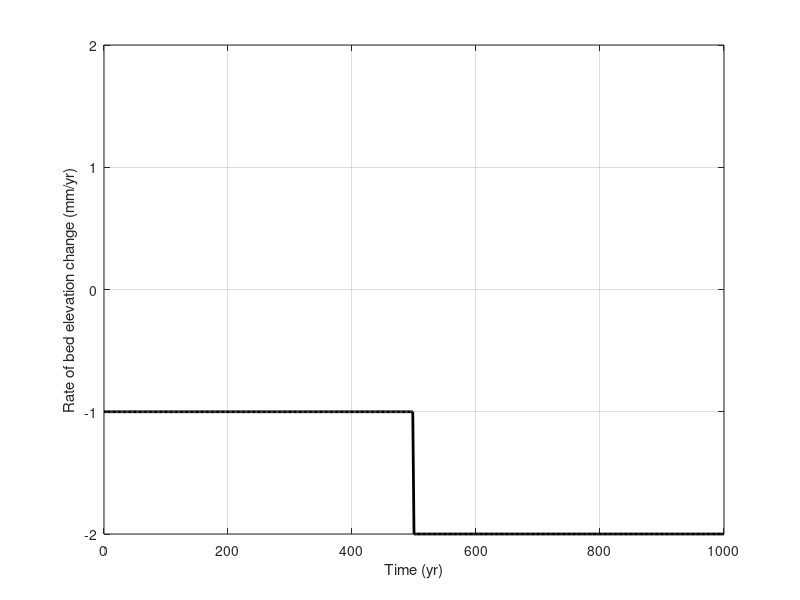

This figure's MATLAB source:
% createBedElevationChangeTimeseries_example.m: This example script
% demonstrates how to format an input timeseries of channel bed elevation 
% change (erosion or aggradation).
% Created May 28, 2020 by Ajay Limaye, University of Virginia
% (ajay@virginia.edu). 
% Last edited July 24, 2026 by Ajay Limaye.

t_max = 1000; % maximum run time (yr)
t_increment = 2; % time increment (yr)

% calcultethe number of iterations (time steps) for the model run
nTimesteps = 1+ceil(t_max/t_increment); % 1+ because first timestep is at t==0

% Step 2: Create the timeseries of bed elevation change rate in m/yr. The
% timeseries is formatted as an vector with dimensions nTimesteps x 1, 
% where each value denotes the rate of bed eleavation change at the 
% corresponding timestep.

% This example sets the same rate of bed elevation change of -1 mm/yr for each time step.
bed_elev_chg_rate = repmat(-1e-3,nTimesteps,1);

% To specify changes in the rate of bed elevation change over time,
% construct a vector with the same size, but different
% values for different elements. For example, to double the erosion rate for 
% the second half of the model run:
ind_rate_change = ceil(nTimesteps/2);
bed_elev_chg_rate(ind_rate_change:nTimesteps) = -2e-3;



% this check ensures that the number of elements in the timeseries of bed
% elevation change equals the number of timesteps
if ne(numel(bed_elev_chg_rate),nTimesteps)
    error('Number of elements in timeseries of bed elevation change rate does not match number of timesteps.');
end

% plot the timeseries
figure
t = linspace(0,t_max,nTimesteps);
plot(t,bed_elev_chg_rate*1e3,'k-','linewidth',2)
xlabel('Time (yr)')
ylabel('Rate of bed elevation change (mm/yr)')
set(gca,'ylim',max(abs(bed_elev_chg_rate*1e3))*[-1 1])
grid on

% Step 2: save the centerline coordinates to a .mat file
filename = 'inputBedElevationChangeTimeseries_example.mat'; % Edit filename as desired
save(filename,'bed_elev_chg_rate')

% export as figure
print('inputBedElevationChangeTimeseries_example','-dpng')
